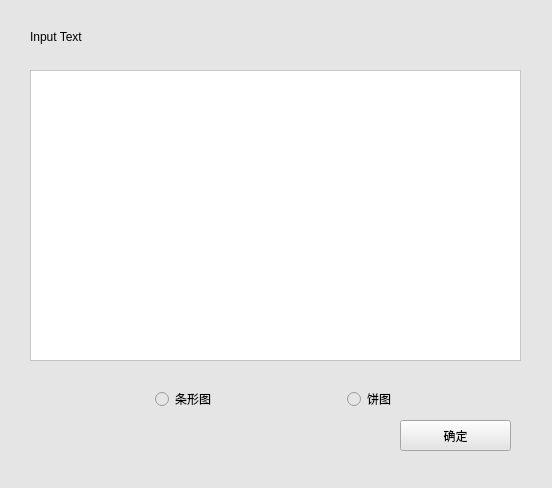
<?xml version="1.0" encoding="UTF-8"?>
<ui version="4.0">
 <class>MainWindow</class>
 <widget class="QMainWindow" name="MainWindow">
  <property name="geometry">
   <rect>
    <x>0</x>
    <y>0</y>
    <width>552</width>
    <height>488</height>
   </rect>
  </property>
  <property name="windowTitle">
   <string>MainWindow</string>
  </property>
  <property name="styleSheet">
   <string notr="true">background-color: rgb(229, 229, 229);</string>
  </property>
  <widget class="QWidget" name="centralwidget">
   <widget class="QWidget" name="verticalLayoutWidget">
    <property name="geometry">
     <rect>
      <x>30</x>
      <y>30</y>
      <width>491</width>
      <height>381</height>
     </rect>
    </property>
    <layout class="QVBoxLayout" name="verticalLayout">
     <item>
      <widget class="QLabel" name="label">
       <property name="styleSheet">
        <string notr="true">font: 12pt &quot;Consolas&quot;;
text-align:center;</string>
       </property>
       <property name="text">
        <string>Input Text</string>
       </property>
      </widget>
     </item>
     <item>
      <spacer name="horizontalSpacer_5">
       <property name="orientation">
        <enum>Qt::Horizontal</enum>
       </property>
       <property name="sizeHint" stdset="0">
        <size>
         <width>40</width>
         <height>20</height>
        </size>
       </property>
      </spacer>
     </item>
     <item>
      <widget class="QPlainTextEdit" name="plainTextEdit">
       <property name="styleSheet">
        <string notr="true">font: 11pt &quot;Consolas&quot;;
background-color: rgb(255, 255, 255);</string>
       </property>
      </widget>
     </item>
     <item>
      <spacer name="horizontalSpacer_4">
       <property name="orientation">
        <enum>Qt::Horizontal</enum>
       </property>
       <property name="sizeHint" stdset="0">
        <size>
         <width>40</width>
         <height>20</height>
        </size>
       </property>
      </spacer>
     </item>
     <item>
      <layout class="QHBoxLayout" name="horizontalLayout">
       <item>
        <spacer name="horizontalSpacer">
         <property name="orientation">
          <enum>Qt::Horizontal</enum>
         </property>
         <property name="sizeHint" stdset="0">
          <size>
           <width>40</width>
           <height>20</height>
          </size>
         </property>
        </spacer>
       </item>
       <item>
        <widget class="QRadioButton" name="radioButton">
         <property name="text">
          <string>条形图</string>
         </property>
        </widget>
       </item>
       <item>
        <spacer name="horizontalSpacer_3">
         <property name="orientation">
          <enum>Qt::Horizontal</enum>
         </property>
         <property name="sizeHint" stdset="0">
          <size>
           <width>40</width>
           <height>20</height>
          </size>
         </property>
        </spacer>
       </item>
       <item>
        <widget class="QRadioButton" name="radioButton_2">
         <property name="text">
          <string>饼图</string>
         </property>
        </widget>
       </item>
       <item>
        <spacer name="horizontalSpacer_2">
         <property name="orientation">
          <enum>Qt::Horizontal</enum>
         </property>
         <property name="sizeHint" stdset="0">
          <size>
           <width>40</width>
           <height>20</height>
          </size>
         </property>
        </spacer>
       </item>
      </layout>
     </item>
    </layout>
   </widget>
   <widget class="QPushButton" name="pushButton">
    <property name="geometry">
     <rect>
      <x>400</x>
      <y>420</y>
      <width>111</width>
      <height>31</height>
     </rect>
    </property>
    <property name="text">
     <string>确定</string>
    </property>
   </widget>
  </widget>
  <widget class="QMenuBar" name="menubar">
   <property name="geometry">
    <rect>
     <x>0</x>
     <y>0</y>
     <width>552</width>
     <height>23</height>
    </rect>
   </property>
  </widget>
  <widget class="QStatusBar" name="statusbar"/>
 </widget>
 <resources/>
 <connections/>
</ui>
